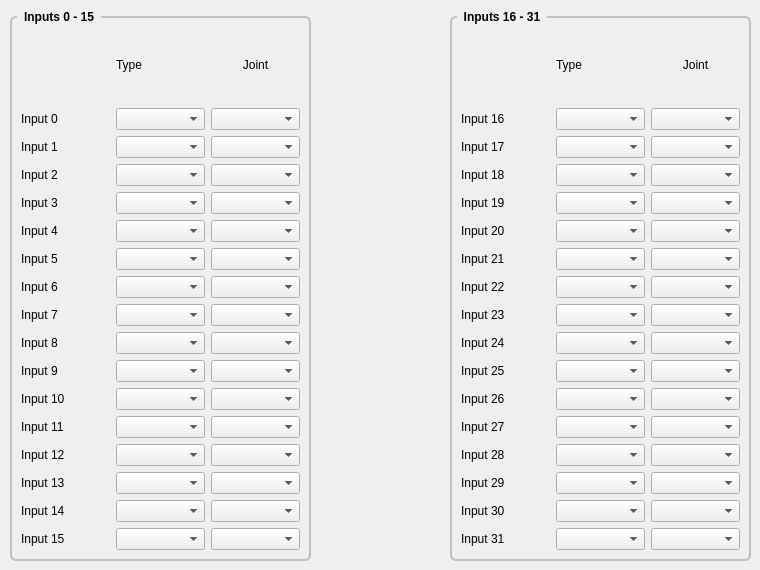
      <widget class="QWidget" name="inputs">
       <attribute name="title">
        <string>Inputs</string>
       </attribute>
       <widget class="QGroupBox" name="gridGroupBox">
        <property name="geometry">
         <rect>
          <x>10</x>
          <y>10</y>
          <width>301</width>
          <height>551</height>
         </rect>
        </property>
        <property name="styleSheet">
         <string notr="true">QGroupBox {
    font: bold;
    border: 2px solid silver;
    border-radius: 6px;
    margin-top: 6px;
}

QGroupBox::title {
    subcontrol-origin: margin;
    left: 7px;
    padding: 0px 5px 0px 5px;
}</string>
        </property>
        <property name="title">
         <string>Inputs 0 - 15</string>
        </property>
        <layout class="QGridLayout" name="gridLayout_49">
         <item row="1" column="0">
          <widget class="QLabel" name="label_11">
           <property name="text">
            <string>Input 0</string>
           </property>
          </widget>
         </item>
         <item row="4" column="3">
          <widget class="QComboBox" name="inputJoint_3"/>
         </item>
         <item row="1" column="2">
          <widget class="QComboBox" name="input_0"/>
         </item>
         <item row="0" column="2">
          <widget class="QLabel" name="label_28">
           <property name="text">
            <string>Type</string>
           </property>
          </widget>
         </item>
         <item row="0" column="3">
          <widget class="QLabel" name="label_29">
           <property name="text">
            <string>Joint</string>
           </property>
           <property name="alignment">
            <set>Qt::AlignCenter</set>
           </property>
          </widget>
         </item>
         <item row="1" column="3">
          <widget class="QComboBox" name="inputJoint_0"/>
         </item>
         <item row="2" column="2">
          <widget class="QComboBox" name="input_1"/>
         </item>
         <item row="2" column="3">
          <widget class="QComboBox" name="inputJoint_1"/>
         </item>
         <item row="3" column="0">
          <widget class="QLabel" name="label_13">
           <property name="text">
            <string>Input 2</string>
           </property>
          </widget>
         </item>
         <item row="3" column="2">
          <widget class="QComboBox" name="input_2"/>
         </item>
         <item row="3" column="3">
          <widget class="QComboBox" name="inputJoint_2"/>
         </item>
         <item row="4" column="0">
          <widget class="QLabel" name="label_14">
           <property name="text">
            <string>Input 3</string>
           </property>
          </widget>
         </item>
         <item row="16" column="0">
          <widget class="QLabel" name="label_60">
           <property name="text">
            <string>Input 15</string>
           </property>
          </widget>
         </item>
         <item row="4" column="2">
          <widget class="QComboBox" name="input_3"/>
         </item>
         <item row="11" column="0">
          <widget class="QLabel" name="label_21">
           <property name="text">
            <string>Input 10</string>
           </property>
          </widget>
         </item>
         <item row="11" column="2">
          <widget class="QComboBox" name="input_10"/>
         </item>
         <item row="5" column="3">
          <widget class="QComboBox" name="inputJoint_4"/>
         </item>
         <item row="5" column="0">
          <widget class="QLabel" name="label_15">
           <property name="text">
            <string>Input 4</string>
           </property>
          </widget>
         </item>
         <item row="2" column="0">
          <widget class="QLabel" name="label_12">
           <property name="text">
            <string>Input 1</string>
           </property>
          </widget>
         </item>
         <item row="5" column="2">
          <widget class="QComboBox" name="input_4"/>
         </item>
         <item row="6" column="0">
          <widget class="QLabel" name="label_16">
           <property name="text">
            <string>Input 5</string>
           </property>
          </widget>
         </item>
         <item row="6" column="2">
          <widget class="QComboBox" name="input_5"/>
         </item>
         <item row="6" column="3">
          <widget class="QComboBox" name="inputJoint_5"/>
         </item>
         <item row="7" column="0">
          <widget class="QLabel" name="label_17">
           <property name="text">
            <string>Input 6</string>
           </property>
          </widget>
         </item>
         <item row="7" column="2">
          <widget class="QComboBox" name="input_6"/>
         </item>
         <item row="7" column="3">
          <widget class="QComboBox" name="inputJoint_6"/>
         </item>
         <item row="8" column="0">
          <widget class="QLabel" name="label_18">
           <property name="text">
            <string>Input 7</string>
           </property>
          </widget>
         </item>
         <item row="8" column="2">
          <widget class="QComboBox" name="input_7"/>
         </item>
         <item row="8" column="3">
          <widget class="QComboBox" name="inputJoint_7"/>
         </item>
         <item row="9" column="0">
          <widget class="QLabel" name="label_19">
           <property name="text">
            <string>Input 8</string>
           </property>
          </widget>
         </item>
         <item row="9" column="2">
          <widget class="QComboBox" name="input_8"/>
         </item>
         <item row="9" column="3">
          <widget class="QComboBox" name="inputJoint_8"/>
         </item>
         <item row="10" column="0">
          <widget class="QLabel" name="label_20">
           <property name="text">
            <string>Input 9</string>
           </property>
          </widget>
         </item>
         <item row="10" column="2">
          <widget class="QComboBox" name="input_9"/>
         </item>
         <item row="10" column="3">
          <widget class="QComboBox" name="inputJoint_9"/>
         </item>
         <item row="14" column="3">
          <widget class="QComboBox" name="inputJoint_13"/>
         </item>
         <item row="13" column="3">
          <widget class="QComboBox" name="inputJoint_12"/>
         </item>
         <item row="11" column="3">
          <widget class="QComboBox" name="inputJoint_10"/>
         </item>
         <item row="12" column="0">
          <widget class="QLabel" name="label_51">
           <property name="text">
            <string>Input 11</string>
           </property>
          </widget>
         </item>
         <item row="13" column="0">
          <widget class="QLabel" name="label_46">
           <property name="text">
            <string>Input 12</string>
           </property>
          </widget>
         </item>
         <item row="15" column="0">
          <widget class="QLabel" name="label_358">
           <property name="text">
            <string>Input 14</string>
           </property>
          </widget>
         </item>
         <item row="16" column="2">
          <widget class="QComboBox" name="input_15"/>
         </item>
         <item row="14" column="2">
          <widget class="QComboBox" name="input_13"/>
         </item>
         <item row="15" column="2">
          <widget class="QComboBox" name="input_14"/>
         </item>
         <item row="12" column="2">
          <widget class="QComboBox" name="input_11"/>
         </item>
         <item row="13" column="2">
          <widget class="QComboBox" name="input_12"/>
         </item>
         <item row="14" column="0">
          <widget class="QLabel" name="label_57">
           <property name="text">
            <string>Input 13</string>
           </property>
          </widget>
         </item>
         <item row="15" column="3">
          <widget class="QComboBox" name="inputJoint_14"/>
         </item>
         <item row="16" column="3">
          <widget class="QComboBox" name="inputJoint_15"/>
         </item>
         <item row="12" column="3">
          <widget class="QComboBox" name="inputJoint_11"/>
         </item>
        </layout>
       </widget>
       <widget class="QGroupBox" name="gridGroupBox_4">
        <property name="geometry">
         <rect>
          <x>450</x>
          <y>10</y>
          <width>301</width>
          <height>551</height>
         </rect>
        </property>
        <property name="styleSheet">
         <string notr="true">QGroupBox {
    font: bold;
    border: 2px solid silver;
    border-radius: 6px;
    margin-top: 6px;
}

QGroupBox::title {
    subcontrol-origin: margin;
    left: 7px;
    padding: 0px 5px 0px 5px;
}</string>
        </property>
        <property name="title">
         <string>Inputs 16 - 31</string>
        </property>
        <layout class="QGridLayout" name="gridLayout_50">
         <item row="9" column="2">
          <widget class="QComboBox" name="input_21"/>
         </item>
         <item row="2" column="3">
          <widget class="QComboBox" name="inputJoint_16"/>
         </item>
         <item row="12" column="2">
          <widget class="QComboBox" name="input_24"/>
         </item>
         <item row="19" column="2">
          <widget class="QComboBox" name="input_29"/>
         </item>
         <item row="16" column="2">
          <widget class="QComboBox" name="input_27"/>
         </item>
         <item row="13" column="2">
          <widget class="QComboBox" name="input_25"/>
         </item>
         <item row="14" column="2">
          <widget class="QComboBox" name="input_26"/>
         </item>
         <item row="4" column="3">
          <widget class="QComboBox" name="inputJoint_17"/>
         </item>
         <item row="8" column="2">
          <widget class="QComboBox" name="input_20"/>
         </item>
         <item row="6" column="3">
          <widget class="QComboBox" name="inputJoint_19"/>
         </item>
         <item row="11" column="2">
          <widget class="QComboBox" name="input_23"/>
         </item>
         <item row="10" column="2">
          <widget class="QComboBox" name="input_22"/>
         </item>
         <item row="18" column="2">
          <widget class="QComboBox" name="input_28"/>
         </item>
         <item row="20" column="2">
          <widget class="QComboBox" name="input_30"/>
         </item>
         <item row="5" column="3">
          <widget class="QComboBox" name="inputJoint_18"/>
         </item>
         <item row="21" column="2">
          <widget class="QComboBox" name="input_31"/>
         </item>
         <item row="2" column="0">
          <widget class="QLabel" name="label_54">
           <property name="text">
            <string>Input 16</string>
           </property>
          </widget>
         </item>
         <item row="2" column="2">
          <widget class="QComboBox" name="input_16"/>
         </item>
         <item row="0" column="3">
          <widget class="QLabel" name="label_360">
           <property name="text">
            <string>Joint</string>
           </property>
           <property name="alignment">
            <set>Qt::AlignCenter</set>
           </property>
          </widget>
         </item>
         <item row="0" column="2">
          <widget class="QLabel" name="label_359">
           <property name="text">
            <string>Type</string>
           </property>
          </widget>
         </item>
         <item row="4" column="2">
          <widget class="QComboBox" name="input_17"/>
         </item>
         <item row="5" column="0">
          <widget class="QLabel" name="label_361">
           <property name="text">
            <string>Input 18</string>
           </property>
          </widget>
         </item>
         <item row="5" column="2">
          <widget class="QComboBox" name="input_18"/>
         </item>
         <item row="6" column="0">
          <widget class="QLabel" name="label_411">
           <property name="text">
            <string>Input 19</string>
           </property>
          </widget>
         </item>
         <item row="21" column="0">
          <widget class="QLabel" name="label_412">
           <property name="text">
            <string>Input 31</string>
           </property>
          </widget>
         </item>
         <item row="6" column="2">
          <widget class="QComboBox" name="input_19"/>
         </item>
         <item row="14" column="0">
          <widget class="QLabel" name="label_413">
           <property name="text">
            <string>Input 26</string>
           </property>
          </widget>
         </item>
         <item row="8" column="3">
          <widget class="QComboBox" name="inputJoint_20"/>
         </item>
         <item row="8" column="0">
          <widget class="QLabel" name="label_414">
           <property name="text">
            <string>Input 20</string>
           </property>
          </widget>
         </item>
         <item row="4" column="0">
          <widget class="QLabel" name="label_415">
           <property name="text">
            <string>Input 17</string>
           </property>
          </widget>
         </item>
         <item row="9" column="0">
          <widget class="QLabel" name="label_416">
           <property name="text">
            <string>Input 21</string>
           </property>
          </widget>
         </item>
         <item row="9" column="3">
          <widget class="QComboBox" name="inputJoint_21"/>
         </item>
         <item row="10" column="0">
          <widget class="QLabel" name="label_417">
           <property name="text">
            <string>Input 22</string>
           </property>
          </widget>
         </item>
         <item row="11" column="0">
          <widget class="QLabel" name="label_418">
           <property name="text">
            <string>Input 23</string>
           </property>
          </widget>
         </item>
         <item row="10" column="3">
          <widget class="QComboBox" name="inputJoint_22"/>
         </item>
         <item row="11" column="3">
          <widget class="QComboBox" name="inputJoint_23"/>
         </item>
         <item row="12" column="0">
          <widget class="QLabel" name="label_419">
           <property name="text">
            <string>Input 24</string>
           </property>
          </widget>
         </item>
         <item row="12" column="3">
          <widget class="QComboBox" name="inputJoint_24"/>
         </item>
         <item row="13" column="0">
          <widget class="QLabel" name="label_420">
           <property name="text">
            <string>Input 25</string>
           </property>
          </widget>
         </item>
         <item row="13" column="3">
          <widget class="QComboBox" name="inputJoint_25"/>
         </item>
         <item row="16" column="0">
          <widget class="QLabel" name="label_421">
           <property name="text">
            <string>Input 27</string>
           </property>
          </widget>
         </item>
         <item row="18" column="0">
          <widget class="QLabel" name="label_422">
           <property name="text">
            <string>Input 28</string>
           </property>
          </widget>
         </item>
         <item row="20" column="0">
          <widget class="QLabel" name="label_423">
           <property name="text">
            <string>Input 30</string>
           </property>
          </widget>
         </item>
         <item row="19" column="0">
          <widget class="QLabel" name="label_424">
           <property name="text">
            <string>Input 29</string>
           </property>
          </widget>
         </item>
         <item row="14" column="3">
          <widget class="QComboBox" name="inputJoint_26"/>
         </item>
         <item row="19" column="3">
          <widget class="QComboBox" name="inputJoint_29"/>
         </item>
         <item row="20" column="3">
          <widget class="QComboBox" name="inputJoint_30"/>
         </item>
         <item row="21" column="3">
          <widget class="QComboBox" name="inputJoint_31"/>
         </item>
         <item row="16" column="3">
          <widget class="QComboBox" name="inputJoint_27"/>
         </item>
         <item row="18" column="3">
          <widget class="QComboBox" name="inputJoint_28"/>
         </item>
        </layout>
       </widget>
      </widget>
